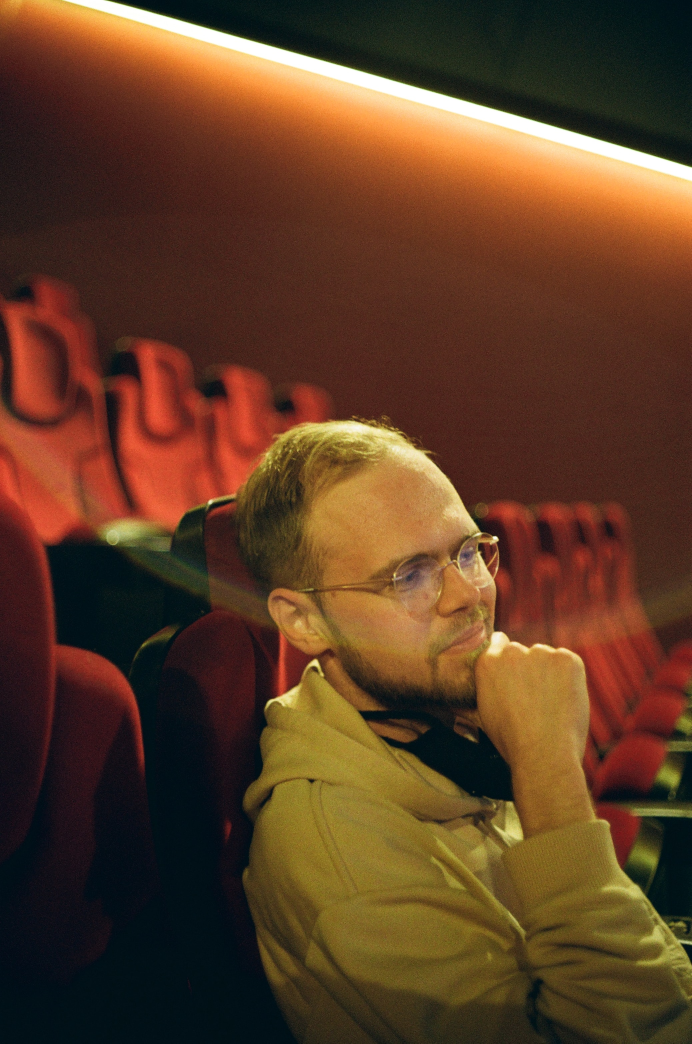
#> input picture theatre.jpg, 2075 x 3130 px, found by its file name (shown at 1/3 size)
$ python ReadingImage.py
#> lines starting #> are read from the running program, lines starting #| are printed output that depends on the picture
#> further down, img is the input picture: shape (3130, 2075, 3); mean B, G, R 37.5, 61.4, 94.9
import cv2 as cv


# Resizing Photos, videos and live videos
def rescaleFrame(frame, scale=0.5):
#> called with scale = 0.5
    width = int(frame.shape[1] * scale)
#> width = 1037
    height = int(frame.shape[1] * scale)
#> height = 1037
    dimensions = (width,height)
#> dimensions = (1037, 1037)

    return cv.resize(frame, dimensions, interpolation=cv.INTER_AREA)
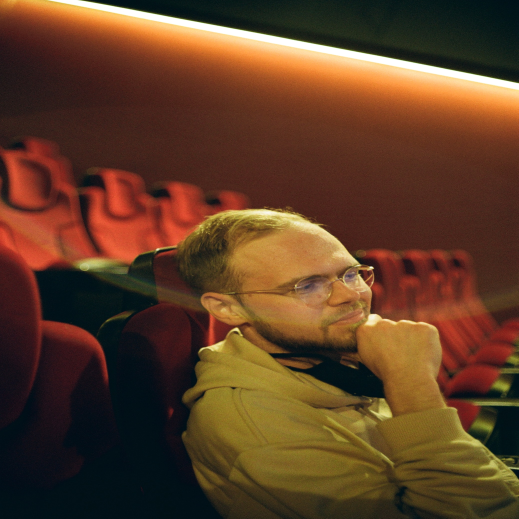
#> returned value: shape (1037, 1037, 3) (shown at 1/2 size); mean of channels 0, 1, 2 37.5, 61.4, 94.9; drawn as B, G, R


# Reading Images
img = cv.imread('Photos/theatre.jpg')


# Displaying image
cv.imshow('theatre', img)
cv.waitKey(0) # Display Time 0 == indefinite


# Displaying resized image
resized_image = rescaleFrame(img)
cv.imshow('Image', resized_image)

cv.waitKey(0)
